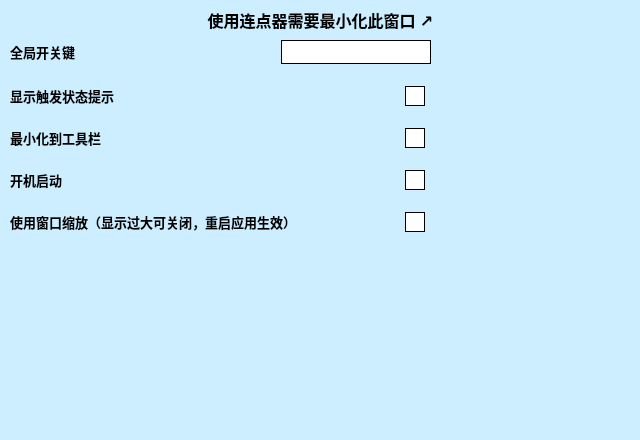
<?xml version="1.0" encoding="UTF-8"?>
<ui version="4.0">
 <class>SettingsUiClass</class>
 <widget class="QWidget" name="SettingsUiClass">
  <property name="geometry">
   <rect>
    <x>0</x>
    <y>0</y>
    <width>640</width>
    <height>440</height>
   </rect>
  </property>
  <property name="windowTitle">
   <string>Settings</string>
  </property>
  <property name="styleSheet">
   <string notr="true">background-color:#CEF;</string>
  </property>
  <widget class="QLabel" name="lbSettings">
   <property name="geometry">
    <rect>
     <x>10</x>
     <y>10</y>
     <width>621</width>
     <height>20</height>
    </rect>
   </property>
   <property name="font">
    <font>
     <family>微软雅黑</family>
     <pointsize>12</pointsize>
     <weight>75</weight>
     <bold>true</bold>
    </font>
   </property>
   <property name="text">
    <string>使用连点器需要最小化此窗口 ↗</string>
   </property>
   <property name="alignment">
    <set>Qt::AlignCenter</set>
   </property>
  </widget>
  <widget class="QWidget" name="verticalLayoutWidget">
   <property name="geometry">
    <rect>
     <x>10</x>
     <y>40</y>
     <width>421</width>
     <height>391</height>
    </rect>
   </property>
   <layout class="QVBoxLayout" name="verticalLayout">
    <item>
     <layout class="QHBoxLayout" name="horizontalLayout">
      <property name="bottomMargin">
       <number>0</number>
      </property>
     </layout>
    </item>
    <item>
     <layout class="QHBoxLayout" name="horizontalLayout_2">
      <item>
       <widget class="QLabel" name="lbSwitchKey">
        <property name="font">
         <font>
          <family>微软雅黑</family>
          <pointsize>10</pointsize>
          <weight>75</weight>
          <bold>true</bold>
         </font>
        </property>
        <property name="toolTip">
         <string>通过该按键控制Quick input是否工作</string>
        </property>
        <property name="text">
         <string>全局开关键</string>
        </property>
       </widget>
      </item>
      <item>
       <widget class="QKeyEdit" name="hkSwitchKey" native="true">
        <property name="minimumSize">
         <size>
          <width>150</width>
          <height>24</height>
         </size>
        </property>
        <property name="maximumSize">
         <size>
          <width>150</width>
          <height>24</height>
         </size>
        </property>
        <property name="styleSheet">
         <string notr="true">background-color:#FFF; border:1px solid #000;</string>
        </property>
       </widget>
      </item>
     </layout>
    </item>
    <item>
     <widget class="Line" name="line_3">
      <property name="minimumSize">
       <size>
        <width>0</width>
        <height>10</height>
       </size>
      </property>
      <property name="styleSheet">
       <string notr="true">border:none;</string>
      </property>
      <property name="orientation">
       <enum>Qt::Horizontal</enum>
      </property>
     </widget>
    </item>
    <item>
     <layout class="QHBoxLayout" name="horizontalLayout_5">
      <item>
       <widget class="QLabel" name="lbShowTips">
        <property name="font">
         <font>
          <family>微软雅黑</family>
          <pointsize>10</pointsize>
          <weight>75</weight>
          <bold>true</bold>
         </font>
        </property>
        <property name="toolTip">
         <string>弹出提示框并显示宏的触发状态</string>
        </property>
        <property name="text">
         <string>显示触发状态提示</string>
        </property>
       </widget>
      </item>
      <item>
       <spacer name="horizontalSpacer_3">
        <property name="orientation">
         <enum>Qt::Horizontal</enum>
        </property>
        <property name="sizeHint" stdset="0">
         <size>
          <width>40</width>
          <height>20</height>
         </size>
        </property>
       </spacer>
      </item>
      <item>
       <widget class="QCheckBox" name="chbShowTips">
        <property name="font">
         <font>
          <family>微软雅黑</family>
          <pointsize>10</pointsize>
          <weight>75</weight>
          <bold>true</bold>
         </font>
        </property>
        <property name="focusPolicy">
         <enum>Qt::ClickFocus</enum>
        </property>
        <property name="styleSheet">
         <string notr="true">QCheckBox::indicator {
	background-color:#FFF;
	width:18;
	height:18;
	border:1px solid #000;
}
QCheckBox::indicator:checked {
	background-color:#888;
}</string>
        </property>
        <property name="text">
         <string/>
        </property>
        <property name="checkable">
         <bool>true</bool>
        </property>
        <property name="autoRepeat">
         <bool>false</bool>
        </property>
        <property name="autoExclusive">
         <bool>false</bool>
        </property>
        <property name="tristate">
         <bool>false</bool>
        </property>
       </widget>
      </item>
     </layout>
    </item>
    <item>
     <widget class="Line" name="line">
      <property name="minimumSize">
       <size>
        <width>0</width>
        <height>10</height>
       </size>
      </property>
      <property name="styleSheet">
       <string notr="true">border:none;</string>
      </property>
      <property name="orientation">
       <enum>Qt::Horizontal</enum>
      </property>
     </widget>
    </item>
    <item>
     <layout class="QHBoxLayout" name="horizontalLayout_4">
      <item>
       <widget class="QLabel" name="lbMinMode">
        <property name="font">
         <font>
          <family>微软雅黑</family>
          <pointsize>10</pointsize>
          <weight>75</weight>
          <bold>true</bold>
         </font>
        </property>
        <property name="toolTip">
         <string>最小化到任务栏的工具栏，点击图标显示窗口</string>
        </property>
        <property name="text">
         <string>最小化到工具栏</string>
        </property>
       </widget>
      </item>
      <item>
       <spacer name="horizontalSpacer_2">
        <property name="orientation">
         <enum>Qt::Horizontal</enum>
        </property>
        <property name="sizeHint" stdset="0">
         <size>
          <width>40</width>
          <height>20</height>
         </size>
        </property>
       </spacer>
      </item>
      <item>
       <widget class="QCheckBox" name="chbMinMode">
        <property name="font">
         <font>
          <family>微软雅黑</family>
          <pointsize>10</pointsize>
          <weight>75</weight>
          <bold>true</bold>
         </font>
        </property>
        <property name="focusPolicy">
         <enum>Qt::ClickFocus</enum>
        </property>
        <property name="styleSheet">
         <string notr="true">QCheckBox::indicator {
	background-color:#FFF;
	width:18;
	height:18;
	border:1px solid #000;
}
QCheckBox::indicator:checked {
	background-color:#888;
}</string>
        </property>
        <property name="text">
         <string/>
        </property>
        <property name="checkable">
         <bool>true</bool>
        </property>
        <property name="autoRepeat">
         <bool>false</bool>
        </property>
        <property name="autoExclusive">
         <bool>false</bool>
        </property>
        <property name="tristate">
         <bool>false</bool>
        </property>
       </widget>
      </item>
     </layout>
    </item>
    <item>
     <widget class="Line" name="line_2">
      <property name="minimumSize">
       <size>
        <width>0</width>
        <height>10</height>
       </size>
      </property>
      <property name="styleSheet">
       <string notr="true">border:none;</string>
      </property>
      <property name="orientation">
       <enum>Qt::Horizontal</enum>
      </property>
     </widget>
    </item>
    <item>
     <layout class="QHBoxLayout" name="horizontalLayout_3">
      <item>
       <widget class="QLabel" name="lbStart">
        <property name="font">
         <font>
          <family>微软雅黑</family>
          <pointsize>10</pointsize>
          <weight>75</weight>
          <bold>true</bold>
         </font>
        </property>
        <property name="toolTip">
         <string>开机时启动Quick input，如果更改了路径请重新勾选</string>
        </property>
        <property name="text">
         <string>开机启动</string>
        </property>
       </widget>
      </item>
      <item>
       <spacer name="horizontalSpacer">
        <property name="orientation">
         <enum>Qt::Horizontal</enum>
        </property>
        <property name="sizeHint" stdset="0">
         <size>
          <width>40</width>
          <height>20</height>
         </size>
        </property>
       </spacer>
      </item>
      <item>
       <widget class="QCheckBox" name="chbStart">
        <property name="font">
         <font>
          <family>微软雅黑</family>
          <pointsize>10</pointsize>
          <weight>75</weight>
          <bold>true</bold>
         </font>
        </property>
        <property name="focusPolicy">
         <enum>Qt::ClickFocus</enum>
        </property>
        <property name="styleSheet">
         <string notr="true">QCheckBox::indicator {
	background-color:#FFF;
	width:18;
	height:18;
	border:1px solid #000;
}
QCheckBox::indicator:checked {
	background-color:#888;
}</string>
        </property>
        <property name="text">
         <string/>
        </property>
        <property name="checkable">
         <bool>true</bool>
        </property>
        <property name="autoRepeat">
         <bool>false</bool>
        </property>
        <property name="autoExclusive">
         <bool>false</bool>
        </property>
        <property name="tristate">
         <bool>false</bool>
        </property>
       </widget>
      </item>
     </layout>
    </item>
    <item>
     <widget class="Line" name="line_4">
      <property name="minimumSize">
       <size>
        <width>0</width>
        <height>10</height>
       </size>
      </property>
      <property name="styleSheet">
       <string notr="true">border:none;</string>
      </property>
      <property name="orientation">
       <enum>Qt::Horizontal</enum>
      </property>
     </widget>
    </item>
    <item>
     <layout class="QHBoxLayout" name="horizontalLayout_6">
      <item>
       <widget class="QLabel" name="lbZoom">
        <property name="font">
         <font>
          <family>微软雅黑</family>
          <pointsize>10</pointsize>
          <weight>75</weight>
          <bold>true</bold>
         </font>
        </property>
        <property name="toolTip">
         <string>低分辨率高DPI会显示过大，取消勾选会禁止放大</string>
        </property>
        <property name="text">
         <string>使用窗口缩放（显示过大可关闭，重启应用生效）</string>
        </property>
       </widget>
      </item>
      <item>
       <spacer name="horizontalSpacer_4">
        <property name="orientation">
         <enum>Qt::Horizontal</enum>
        </property>
        <property name="sizeHint" stdset="0">
         <size>
          <width>40</width>
          <height>20</height>
         </size>
        </property>
       </spacer>
      </item>
      <item>
       <widget class="QCheckBox" name="chbZoom">
        <property name="font">
         <font>
          <family>微软雅黑</family>
          <pointsize>10</pointsize>
          <weight>75</weight>
          <bold>true</bold>
         </font>
        </property>
        <property name="focusPolicy">
         <enum>Qt::ClickFocus</enum>
        </property>
        <property name="styleSheet">
         <string notr="true">QCheckBox::indicator {
	background-color:#FFF;
	width:18;
	height:18;
	border:1px solid #000;
}
QCheckBox::indicator:checked {
	background-color:#888;
}</string>
        </property>
        <property name="text">
         <string/>
        </property>
        <property name="checkable">
         <bool>true</bool>
        </property>
        <property name="autoRepeat">
         <bool>false</bool>
        </property>
        <property name="autoExclusive">
         <bool>false</bool>
        </property>
        <property name="tristate">
         <bool>false</bool>
        </property>
       </widget>
      </item>
     </layout>
    </item>
    <item>
     <spacer name="verticalSpacer">
      <property name="orientation">
       <enum>Qt::Vertical</enum>
      </property>
      <property name="sizeHint" stdset="0">
       <size>
        <width>20</width>
        <height>40</height>
       </size>
      </property>
     </spacer>
    </item>
   </layout>
  </widget>
 </widget>
 <customwidgets>
  <customwidget>
   <class>QKeyEdit</class>
   <extends>QWidget</extends>
   <header>QKeyEdit.h</header>
  </customwidget>
 </customwidgets>
 <resources/>
 <connections/>
</ui>
